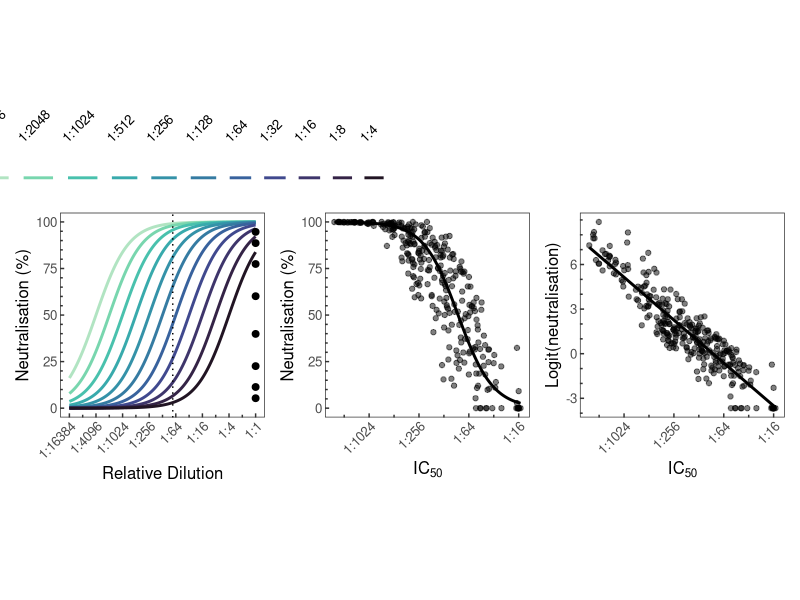
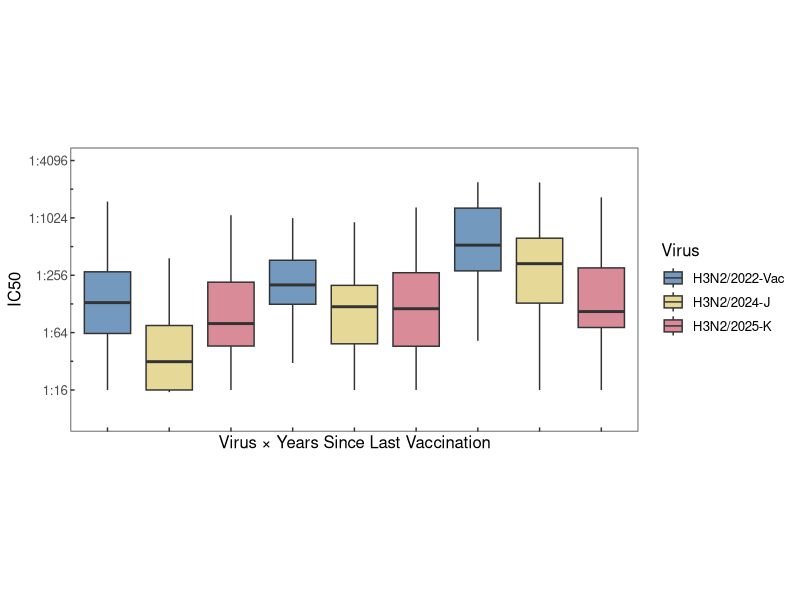

These charts were generated, in order, by the following R code:
# ==============================================================================
# ===== (2026) H3N2 K Variant Neutralisation: Assay Comparison =================
# ==============================================================================

# ------------------------------------------------------------------------------
# ----- 0. Initialisation ------------------------------------------------------
# ------------------------------------------------------------------------------

# ----- 0.1. Description -------------------------------------------------------

# The following script compares neutralisation and IC50 assay results and
# analyses IC50 values across virus and vaccination groups.

# ----- 0.2. Dependencies ------------------------------------------------------

library(tidyverse)
library(here)
library(plotrix)
library(patchwork)
library(viridisLite)
library(emmeans)

# ----- 0.3. Helper Functions --------------------------------------------------

options(scipen = 999)

theme_base <- theme_bw() +
  theme(aspect.ratio = 1,
        panel.grid = element_blank(),
        text = element_text(size = 12),
        axis.ticks = element_line(linewidth = 0.5),
        axis.ticks.length = unit(-3, "pt"),
        axis.minor.ticks.length = unit(-2, "pt"))

# ------------------------------------------------------------------------------
# ----- 1. Comparing Neutralisation % to IC50 ----------------------------------
# ------------------------------------------------------------------------------

# ----- 1.1. Format Data -------------------------------------------------------

data_neut <- read_csv(here("data", "neutralisation_75.csv"))
data_fits <- read_csv(here("data", "IC50_fits.csv"), col_types = cols(SampleID = col_character()))
data_meta <- read_csv(here("data", "sample_metadata.csv"), col_types = cols(SampleID = col_character()))

data_neut <- data_neut %>% group_by(SampleID, Virus) %>%
  summarise(u_Neut = mean(Neut, na.rm = T))

data_comp <- left_join(data_fits, data_neut)
data_comp <- left_join(data_comp, data_meta)

# ----- 1.2. Mean Slope Sigmoid Plots ------------------------------------------

mean(filter(data_fits, Slope != 0)$Slope)

data_curved <- data_fits %>%
  filter(Slope != 0, !is.na(IC50))

mean_Slope <- mean(data_curved$Slope)

x <- seq(-14, 0, length.out = 500)
IC50s <- seq(-12, -2, 1)

plot_data <- expand_grid(x = x, IC50 = IC50s) %>%
  mutate(Mean = 100 / (1 + 2^(mean_Slope * (IC50 - x))))

plot_data$IC50 <- factor(plot_data$IC50, levels = IC50s, labels = paste0("1:", 2^abs(IC50s)))

shifts <- seq(-3.5, 3.5, 1)

bracket_points <- tibble(x = log2(1), y = 100 / (1 + 2^(mean_Slope * shifts)))

p1 <- ggplot(plot_data, aes(x = x, y = Mean, group = IC50, colour = IC50)) +
  geom_line(linewidth = 1) +
  geom_vline(xintercept = log2(1/75), linetype = "dotted") +
  geom_point(data = bracket_points, aes(x = x, y = y), inherit.aes = FALSE, size = 2) +
  scale_x_continuous(breaks = -seq(0, 14, 2), labels = paste0("1:", 2^seq(0, 14, 2)), minor_breaks = -seq(1, 13, 2), guide = guide_axis(minor.ticks = TRUE)) +
  scale_y_continuous(limits = c(0, 100), minor_breaks = seq(0, 100, 5), guide = guide_axis(minor.ticks = TRUE)) +
  scale_color_manual(values = rev(mako(13)[2:12])) +
  labs(x = "Relative Dilution", y = "Neutralisation (%)", colour = expression(IC[50])) +
  guides(colour = guide_legend(nrow = 1, byrow = TRUE, label.position = "top", label.theme = element_text(angle = 45, hjust = 0, vjust = 0.5))) +
  theme_base +
  theme(aspect.ratio = 1,
        legend.position = "top",
        legend.direction = "horizontal",
        axis.text.x = element_text(angle = 45, hjust = 1))

# ----- 1.3. Delta to Foldchange Function --------------------------------------

log2_shift <- function(p1, p2) {abs((log2(p1 / (1 - p1)) - log2(p2 / (1 - p2))) / mean_Slope)}

log2_shift(0.742, 0.538)
2^log2_shift(0.742, 0.538)

# ----- 1.4. Correlations ------------------------------------------------------

data_comp$u_Neut <- pmin(pmax(data_comp$u_Neut, 0), 100) / 100

epsilon <- 0.025

data_comp_plot <- data_comp %>%
  filter(!is.na(IC50), !is.na(u_Neut)) %>%
  mutate(u_Neut_adj = case_when(u_Neut <= 0 ~ epsilon, u_Neut >= 1 ~ 1 - epsilon, TRUE ~ u_Neut), NeutLogit = qlogis(u_Neut_adj))

cor.test(data_comp_plot$IC50, data_comp_plot$NeutLogit)

model_logit <- lm(NeutLogit ~ IC50, data = data_comp_plot)
summary(model_logit)

pred_data <- tibble(IC50 = seq(min(data_comp_plot$IC50), max(data_comp_plot$IC50), length.out = 500))

pred_data$NeutLogit <- predict(model_logit, newdata = pred_data)
pred_data$u_Neut <- plogis(pred_data$NeutLogit)

# ----- 1.5. Supplementary Plots -----------------------------------------------

p2 <- ggplot(data_comp_plot) +
  geom_point(aes(x = IC50, y = u_Neut * 100), alpha = 0.5) +
  geom_line(data = pred_data, aes(x = IC50, y = u_Neut * 100), linewidth = 1) +
  scale_x_continuous(breaks = -seq(2, 12, 2), labels = paste0("1:", 2^seq(2, 12, 2)), minor_breaks = -seq(3, 11, 2), guide = guide_axis(minor.ticks = TRUE)) +
  scale_y_continuous(limits = c(0, 100), minor_breaks = seq(0, 100, 5), guide = guide_axis(minor.ticks = TRUE)) +
  labs(x = expression(IC[50]), y = "Neutralisation (%)") +
  theme_base +
  theme(aspect.ratio = 1,
        axis.text.x = element_text(angle = 45, hjust = 1))

p3 <- ggplot(data_comp_plot) +
  geom_point(aes(x = IC50, y = NeutLogit), alpha = 0.5) +
  geom_line(data = pred_data, aes(x = IC50, y = NeutLogit), linewidth = 1) +
  scale_x_continuous(breaks = -seq(2, 12, 2), labels = paste0("1:", 2^seq(2, 12, 2)), minor_breaks = -seq(3, 11, 2), guide = guide_axis(minor.ticks = TRUE)) +
  scale_y_continuous(breaks = seq(-3, 6, 3), minor_breaks = seq(-5, 10, 1), guide = guide_axis(minor.ticks = TRUE)) +
  labs(x = expression(IC[50]), y = "Logit(neutralisation)") +
  theme_base +
  theme(aspect.ratio = 1,
        axis.text.x = element_text(angle = 45, hjust = 1))

plots <- p1 + p2 + p3

plots

# ------------------------------------------------------------------------------
# ----- 2. IC50 Models ---------------------------------------------------------
# ------------------------------------------------------------------------------

# ----- 2.1. Wrangles and Checks -----------------------------------------------

data_comp$Virus <- factor(data_comp$Virus, levels = c("THA22", "ENG24", "ENG25"))

data_comp$vacc_group <- ifelse(data_comp$vacc_years_since_last == ">4", ">4",
                              ifelse(data_comp$vacc_years_since_last == "1", "1", "2-4"))

data_comp$vacc_group <- factor(data_comp$vacc_group, levels = c(">4", "2-4", "1"))

data_comp <- mutate(data_comp, Age_policy = cut(Age, breaks = c(18, 50, 65, Inf), right = FALSE,
                                    labels = c("18-49", "50-64", "65+")))

data_comp$IC50 <- ifelse(data_comp$Verdict == "Flattened",
                         ifelse(data_comp$Lower < 50, -4, -12), data_comp$IC50)

data_comp <- data_comp %>%
  mutate(VirusVacc = interaction(Virus, vacc_group, sep = " × "))

p4 <- ggplot(data_comp) +
  geom_boxplot(aes(x = VirusVacc, y = -IC50, fill = Virus), alpha = 0.75, outlier.shape = NA) +
  theme_base +
  theme(axis.text.x = element_blank(),
        aspect.ratio = 1/2) +
  # y is -IC50 = log2(dilution), so a break at 4 is a titre of 1:16. The labels
  # must therefore ascend with the breaks (they were previously reversed, which
  # printed 1:4096 against the 1:16 tick and vice versa).
  scale_y_continuous(limits = c(3, 12), breaks = seq(4, 12, 2), minor_breaks = seq(4, 13, 1), guide = guide_axis(minor.ticks = TRUE),
                     labels = paste0("1:", 2^seq(4, 12, 2))) +
  scale_fill_manual(values = c("#4677AA", "#DECC76", "#CC6476"),
                    labels = c("H3N2/2022-Vac",
                               "H3N2/2024-J",
                               "H3N2/2025-K")) +
  labs(x = "Virus × Years Since Last Vaccination", y = "IC50")

p4

# ----- 2.2. Model Fit and Contrasts -------------------------------------------

model_IC50 <- lm(IC50 ~ Virus +  vacc_group + Virus * vacc_group, data = data_comp)

summary(model_IC50)

# Virus effects within vaccine group
emm_virus_vacc <- emmeans(model_IC50, ~ Virus | vacc_group, type = "response", weights = "equal")
emm_virus_vacc

contrast(emm_virus_vacc, method = "pairwise", adjust = "none")

# Vaccine group effects within viruses
emm_vacc_virus <- emmeans(model_IC50, ~ vacc_group | Virus, type = "response", weights = "equal")
emm_vacc_virus

contrast(emm_vacc_virus, method = "pairwise")
